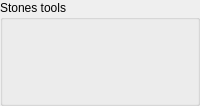
                <widget class="QGroupBox" name="groupBox" >
                 <property name="sizePolicy" >
                  <sizepolicy>
                   <hsizetype>7</hsizetype>
                   <vsizetype>7</vsizetype>
                   <horstretch>0</horstretch>
                   <verstretch>0</verstretch>
                  </sizepolicy>
                 </property>
                 <property name="title" >
                  <string>Stones tools</string>
                 </property>
                 <layout class="QGridLayout" >
                  <property name="margin" >
                   <number>2</number>
                  </property>
                  <property name="spacing" >
                   <number>2</number>
                  </property>
                  <item row="0" column="0" colspan="3" >
                   <layout class="QHBoxLayout" >
                    <property name="margin" >
                     <number>0</number>
                    </property>
                    <property name="spacing" >
                     <number>6</number>
                    </property>
                    <item>
                     <widget class="QPushButton" name="stoneButton" >
                      <property name="sizePolicy" >
                       <sizepolicy>
                        <hsizetype>0</hsizetype>
                        <vsizetype>0</vsizetype>
                        <horstretch>0</horstretch>
                        <verstretch>0</verstretch>
                       </sizepolicy>
                      </property>
                      <property name="minimumSize" >
                       <size>
                        <width>25</width>
                        <height>25</height>
                       </size>
                      </property>
                      <property name="maximumSize" >
                       <size>
                        <width>25</width>
                        <height>25</height>
                       </size>
                      </property>
                      <property name="focusPolicy" >
                       <enum>Qt::NoFocus</enum>
                      </property>
                      <property name="toolTip" >
                       <string>Stone</string>
                      </property>
                      <property name="whatsThis" >
                       <string>Stone

Edit stones on the board. Left click for a black, right click for a white stone.</string>
                      </property>
                      <property name="text" >
                       <string/>
                      </property>
                      <property name="icon" >
                       <iconset resource="board.qrc" >:/new/prefix1/ressources/pics/stone_add.png</iconset>
                      </property>
                      <property name="iconSize" >
                       <size>
                        <width>22</width>
                        <height>22</height>
                       </size>
                      </property>
                      <property name="checkable" >
                       <bool>true</bool>
                      </property>
                      <property name="flat" >
                       <bool>true</bool>
                      </property>
                     </widget>
                    </item>
                    <item>
                     <widget class="QPushButton" name="colorButton" >
                      <property name="sizePolicy" >
                       <sizepolicy>
                        <hsizetype>0</hsizetype>
                        <vsizetype>0</vsizetype>
                        <horstretch>0</horstretch>
                        <verstretch>0</verstretch>
                       </sizepolicy>
                      </property>
                      <property name="minimumSize" >
                       <size>
                        <width>25</width>
                        <height>25</height>
                       </size>
                      </property>
                      <property name="maximumSize" >
                       <size>
                        <width>25</width>
                        <height>25</height>
                       </size>
                      </property>
                      <property name="focusPolicy" >
                       <enum>Qt::NoFocus</enum>
                      </property>
                      <property name="toolTip" >
                       <string>Color of next move</string>
                      </property>
                      <property name="whatsThis" >
                       <string>Color

Set the color of next move. If left untouched, default color is chosen.</string>
                      </property>
                      <property name="text" >
                       <string/>
                      </property>
                      <property name="icon" >
                       <iconset resource="board.qrc" >:/new/prefix1/ressources/pics/stone_color.png</iconset>
                      </property>
                      <property name="iconSize" >
                       <size>
                        <width>22</width>
                        <height>22</height>
                       </size>
                      </property>
                      <property name="flat" >
                       <bool>true</bool>
                      </property>
                     </widget>
                    </item>
                   </layout>
                  </item>
                  <item row="2" column="2" >
                   <widget class="QPushButton" name="labelNumberButton" >
                    <property name="sizePolicy" >
                     <sizepolicy>
                      <hsizetype>0</hsizetype>
                      <vsizetype>0</vsizetype>
                      <horstretch>0</horstretch>
                      <verstretch>0</verstretch>
                     </sizepolicy>
                    </property>
                    <property name="minimumSize" >
                     <size>
                      <width>25</width>
                      <height>25</height>
                     </size>
                    </property>
                    <property name="maximumSize" >
                     <size>
                      <width>25</width>
                      <height>25</height>
                     </size>
                    </property>
                    <property name="focusPolicy" >
                     <enum>Qt::NoFocus</enum>
                    </property>
                    <property name="toolTip" >
                     <string>Number</string>
                    </property>
                    <property name="whatsThis" >
                     <string>Number

Edit Number marks on the board. Left click sets a mark, right click removes it.</string>
                    </property>
                    <property name="text" >
                     <string/>
                    </property>
                    <property name="icon" >
                     <iconset resource="board.qrc" >:/new/prefix1/ressources/pics/stone_number.png</iconset>
                    </property>
                    <property name="iconSize" >
                     <size>
                      <width>22</width>
                      <height>22</height>
                     </size>
                    </property>
                    <property name="checkable" >
                     <bool>true</bool>
                    </property>
                    <property name="flat" >
                     <bool>true</bool>
                    </property>
                   </widget>
                  </item>
                  <item row="2" column="1" >
                   <widget class="QPushButton" name="labelLetterButton" >
                    <property name="sizePolicy" >
                     <sizepolicy>
                      <hsizetype>0</hsizetype>
                      <vsizetype>0</vsizetype>
                      <horstretch>0</horstretch>
                      <verstretch>0</verstretch>
                     </sizepolicy>
                    </property>
                    <property name="minimumSize" >
                     <size>
                      <width>25</width>
                      <height>25</height>
                     </size>
                    </property>
                    <property name="maximumSize" >
                     <size>
                      <width>25</width>
                      <height>25</height>
                     </size>
                    </property>
                    <property name="focusPolicy" >
                     <enum>Qt::NoFocus</enum>
                    </property>
                    <property name="toolTip" >
                     <string>Letter</string>
                    </property>
                    <property name="whatsThis" >
                     <string>Letter

Edit letter marks on the board. Left click sets a mark, right click removes it. Shift-click lets you edit a custom text.</string>
                    </property>
                    <property name="text" >
                     <string/>
                    </property>
                    <property name="icon" >
                     <iconset resource="board.qrc" >:/new/prefix1/ressources/pics/stone_letter.png</iconset>
                    </property>
                    <property name="iconSize" >
                     <size>
                      <width>22</width>
                      <height>22</height>
                     </size>
                    </property>
                    <property name="checkable" >
                     <bool>true</bool>
                    </property>
                    <property name="flat" >
                     <bool>true</bool>
                    </property>
                   </widget>
                  </item>
                  <item row="2" column="0" >
                   <widget class="QPushButton" name="crossButton" >
                    <property name="sizePolicy" >
                     <sizepolicy>
                      <hsizetype>0</hsizetype>
                      <vsizetype>0</vsizetype>
                      <horstretch>0</horstretch>
                      <verstretch>0</verstretch>
                     </sizepolicy>
                    </property>
                    <property name="minimumSize" >
                     <size>
                      <width>25</width>
                      <height>25</height>
                     </size>
                    </property>
                    <property name="maximumSize" >
                     <size>
                      <width>25</width>
                      <height>25</height>
                     </size>
                    </property>
                    <property name="focusPolicy" >
                     <enum>Qt::NoFocus</enum>
                    </property>
                    <property name="toolTip" >
                     <string>Cross</string>
                    </property>
                    <property name="whatsThis" >
                     <string>Cross

Edit cross marks on the board. Left click sets a mark, right click removes it.</string>
                    </property>
                    <property name="text" >
                     <string/>
                    </property>
                    <property name="icon" >
                     <iconset resource="board.qrc" >:/new/prefix1/ressources/pics/stone_cross.png</iconset>
                    </property>
                    <property name="iconSize" >
                     <size>
                      <width>22</width>
                      <height>22</height>
                     </size>
                    </property>
                    <property name="checkable" >
                     <bool>true</bool>
                    </property>
                    <property name="flat" >
                     <bool>true</bool>
                    </property>
                   </widget>
                  </item>
                  <item row="1" column="2" >
                   <widget class="QPushButton" name="triangleButton" >
                    <property name="minimumSize" >
                     <size>
                      <width>25</width>
                      <height>25</height>
                     </size>
                    </property>
                    <property name="maximumSize" >
                     <size>
                      <width>25</width>
                      <height>25</height>
                     </size>
                    </property>
                    <property name="focusPolicy" >
                     <enum>Qt::NoFocus</enum>
                    </property>
                    <property name="toolTip" >
                     <string>Triangle</string>
                    </property>
                    <property name="whatsThis" >
                     <string>Triangle

Edit triangle marks on the board. Left click sets a mark, right click removes it.</string>
                    </property>
                    <property name="text" >
                     <string/>
                    </property>
                    <property name="icon" >
                     <iconset resource="board.qrc" >:/new/prefix1/ressources/pics/stone_triangle.png</iconset>
                    </property>
                    <property name="iconSize" >
                     <size>
                      <width>22</width>
                      <height>22</height>
                     </size>
                    </property>
                    <property name="checkable" >
                     <bool>true</bool>
                    </property>
                    <property name="flat" >
                     <bool>true</bool>
                    </property>
                   </widget>
                  </item>
                  <item row="1" column="1" >
                   <widget class="QPushButton" name="circleButton" >
                    <property name="sizePolicy" >
                     <sizepolicy>
                      <hsizetype>0</hsizetype>
                      <vsizetype>0</vsizetype>
                      <horstretch>0</horstretch>
                      <verstretch>0</verstretch>
                     </sizepolicy>
                    </property>
                    <property name="minimumSize" >
                     <size>
                      <width>25</width>
                      <height>25</height>
                     </size>
                    </property>
                    <property name="maximumSize" >
                     <size>
                      <width>25</width>
                      <height>25</height>
                     </size>
                    </property>
                    <property name="focusPolicy" >
                     <enum>Qt::NoFocus</enum>
                    </property>
                    <property name="toolTip" >
                     <string>Circle</string>
                    </property>
                    <property name="whatsThis" >
                     <string>Circle

Edit circle marks on the board. Left click sets a mark, right click removes it.</string>
                    </property>
                    <property name="text" >
                     <string/>
                    </property>
                    <property name="icon" >
                     <iconset resource="board.qrc" >:/new/prefix1/ressources/pics/stone_circle.png</iconset>
                    </property>
                    <property name="iconSize" >
                     <size>
                      <width>22</width>
                      <height>22</height>
                     </size>
                    </property>
                    <property name="checkable" >
                     <bool>true</bool>
                    </property>
                    <property name="flat" >
                     <bool>true</bool>
                    </property>
                   </widget>
                  </item>
                  <item row="1" column="0" >
                   <widget class="QPushButton" name="squareButton" >
                    <property name="sizePolicy" >
                     <sizepolicy>
                      <hsizetype>0</hsizetype>
                      <vsizetype>0</vsizetype>
                      <horstretch>0</horstretch>
                      <verstretch>0</verstretch>
                     </sizepolicy>
                    </property>
                    <property name="minimumSize" >
                     <size>
                      <width>25</width>
                      <height>25</height>
                     </size>
                    </property>
                    <property name="maximumSize" >
                     <size>
                      <width>25</width>
                      <height>25</height>
                     </size>
                    </property>
                    <property name="focusPolicy" >
                     <enum>Qt::NoFocus</enum>
                    </property>
                    <property name="toolTip" >
                     <string>Square</string>
                    </property>
                    <property name="whatsThis" >
                     <string>Square

Edit square marks on the board. Left click sets a mark, right click removes it.</string>
                    </property>
                    <property name="text" >
                     <string/>
                    </property>
                    <property name="icon" >
                     <iconset resource="board.qrc" >:/new/prefix1/ressources/pics/stone_square.png</iconset>
                    </property>
                    <property name="iconSize" >
                     <size>
                      <width>22</width>
                      <height>22</height>
                     </size>
                    </property>
                    <property name="checkable" >
                     <bool>true</bool>
                    </property>
                    <property name="flat" >
                     <bool>true</bool>
                    </property>
                   </widget>
                  </item>
                 </layout>
                </widget>
